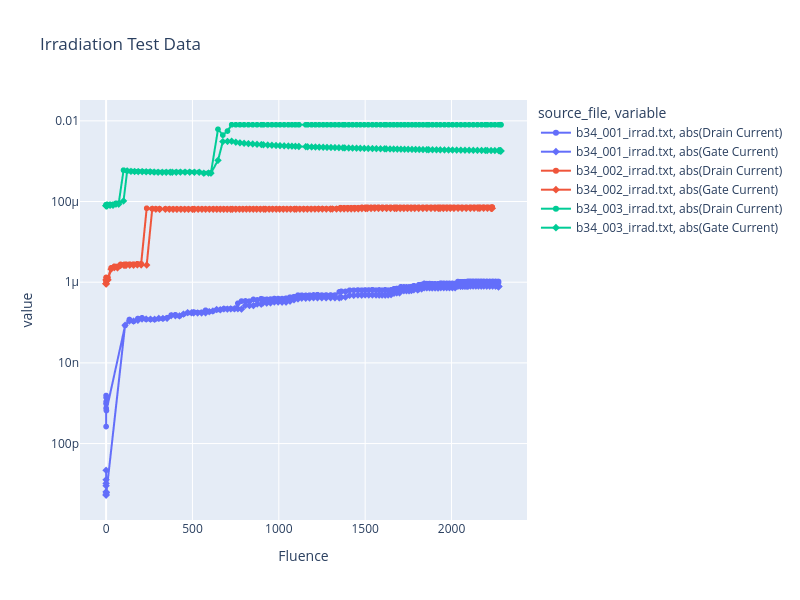

This figure's notebook cell:
### Markdown cell above
## Irradiation Data

### Code cell
# Get irradiation data and plot Drain Current and Gate Current vs. Fluence on the same graph, with separate lines for each source file.
irrad_df = df[df["source_file"].str.contains("_irrad", case=False, na=False)]

if irrad_df.empty:
    print("No irradiation data found in the DataFrame.")
else:
    fig_irrad = px.line(
        irrad_df,
        x="Fluence",
        y=["abs(Drain Current)", "abs(Gate Current)"],
        color="source_file",
        markers=True,
        symbol="variable",
        title="Irradiation Test Data",
    )

    fig_irrad.update_layout(
        width=800,
        height=600,
        yaxis_type="log",  # Logarithmic scale for current to better visualize low currents
    )
    fig_irrad.show()

### Figure 1 — Plotly figure (JSON) as saved in the notebook; plotly's stock layout.template omitted (floating-point values rounded to 4 significant figures; data arrays with more than 128 entries replaced by an {"elided": "..."} marker saying what was removed)
{"data": [{"hovertemplate": "source_file=b34_001_irrad.txt<br>variable=abs(Drain Current)<br>Fluence=%{x}<br>value=%{y}<extra></extra>", "legendgroup": "b34_001_irrad.txt, abs(Drain Current)", "line": {"color": "#636efa", "dash": "solid"}, "marker": {"symbol": "circle"}, "mode": "lines+markers", "name": "b34_001_irrad.txt, abs(Drain Current)", "showlegend": true, "type": "scattergl", "x": {"elided": "191 float values"}, "xaxis": "x", "y": {"elided": "191 float values"}, "yaxis": "y"}, {"hovertemplate": "source_file=b34_001_irrad.txt<br>variable=abs(Gate Current)<br>Fluence=%{x}<br>value=%{y}<extra></extra>", "legendgroup": "b34_001_irrad.txt, abs(Gate Current)", "line": {"color": "#636efa", "dash": "solid"}, "marker": {"symbol": "diamond"}, "mode": "lines+markers", "name": "b34_001_irrad.txt, abs(Gate Current)", "showlegend": true, "type": "scattergl", "x": {"elided": "191 float values"}, "xaxis": "x", "y": {"elided": "191 float values"}, "yaxis": "y"}, {"hovertemplate": "source_file=b34_002_irrad.txt<br>variable=abs(Drain Current)<br>Fluence=%{x}<br>value=%{y}<extra></extra>", "legendgroup": "b34_002_irrad.txt, abs(Drain Current)", "line": {"color": "#EF553B", "dash": "solid"}, "marker": {"symbol": "circle"}, "mode": "lines+markers", "name": "b34_002_irrad.txt, abs(Drain Current)", "showlegend": true, "type": "scattergl", "x": {"elided": "217 float values"}, "xaxis": "x", "y": {"elided": "217 float values"}, "yaxis": "y"}, {"hovertemplate": "source_file=b34_002_irrad.txt<br>variable=abs(Gate Current)<br>Fluence=%{x}<br>value=%{y}<extra></extra>", "legendgroup": "b34_002_irrad.txt, abs(Gate Current)", "line": {"color": "#EF553B", "dash": "solid"}, "marker": {"symbol": "diamond"}, "mode": "lines+markers", "name": "b34_002_irrad.txt, abs(Gate Current)", "showlegend": true, "type": "scattergl", "x": {"elided": "217 float values"}, "xaxis": "x", "y": {"elided": "217 float values"}, "yaxis": "y"}, {"hovertemplate": "source_file=b34_003_irrad.txt<br>variable=abs(Drain Current)<br>Fluence=%{x}<br>value=%{y}<extra></extra>", "legendgroup": "b34_003_irrad.txt, abs(Drain Current)", "line": {"color": "#00cc96", "dash": "solid"}, "marker": {"symbol": "circle"}, "mode": "lines+markers", "name": "b34_003_irrad.txt, abs(Drain Current)", "showlegend": true, "type": "scattergl", "x": {"elided": "182 float values"}, "xaxis": "x", "y": {"elided": "182 float values"}, "yaxis": "y"}, {"hovertemplate": "source_file=b34_003_irrad.txt<br>variable=abs(Gate Current)<br>Fluence=%{x}<br>value=%{y}<extra></extra>", "legendgroup": "b34_003_irrad.txt, abs(Gate Current)", "line": {"color": "#00cc96", "dash": "solid"}, "marker": {"symbol": "diamond"}, "mode": "lines+markers", "name": "b34_003_irrad.txt, abs(Gate Current)", "showlegend": true, "type": "scattergl", "x": {"elided": "182 float values"}, "xaxis": "x", "y": {"elided": "182 float values"}, "yaxis": "y"}], "layout": {"height": 600, "legend": {"title": {"text": "source_file, variable"}, "tracegroupgap": 0}, "title": {"text": "Irradiation Test Data"}, "width": 800, "xaxis": {"anchor": "y", "domain": [0, 1], "title": {"text": "Fluence"}}, "yaxis": {"anchor": "x", "domain": [0, 1], "title": {"text": "value"}, "type": "log"}}}
